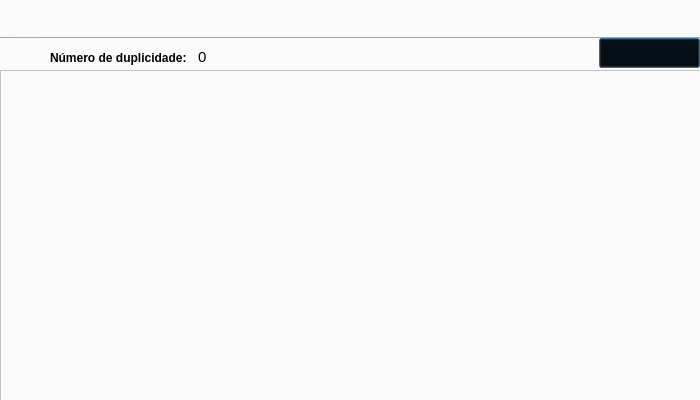
<?xml version="1.0" encoding="UTF-8"?>
<ui version="4.0">
 <class>ReportViewTable</class>
 <widget class="QDialog" name="ReportViewTable">
  <property name="geometry">
   <rect>
    <x>0</x>
    <y>0</y>
    <width>700</width>
    <height>400</height>
   </rect>
  </property>
  <property name="windowTitle">
   <string>Relatório</string>
  </property>
  <property name="styleSheet">
   <string notr="true">background:#FBFBFB;</string>
  </property>
  <widget class="QTableWidget" name="tableWidget">
   <property name="geometry">
    <rect>
     <x>0</x>
     <y>70</y>
     <width>701</width>
     <height>331</height>
    </rect>
   </property>
   <property name="styleSheet">
    <string notr="true"/>
   </property>
  </widget>
  <widget class="QPushButton" name="generateButton">
   <property name="geometry">
    <rect>
     <x>599</x>
     <y>38</y>
     <width>101</width>
     <height>30</height>
    </rect>
   </property>
   <property name="font">
    <font>
     <family>Segoe UI Semibold</family>
     <pointsize>11</pointsize>
     <weight>75</weight>
     <bold>true</bold>
    </font>
   </property>
   <property name="styleSheet">
    <string notr="true">background: transparent;</string>
   </property>
   <property name="text">
    <string/>
   </property>
   <property name="icon">
    <iconset resource="../assets.qrc">
     <normaloff>:/imgs/assets/img/export-icon.png</normaloff>:/imgs/assets/img/export-icon.png</iconset>
   </property>
   <property name="iconSize">
    <size>
     <width>130</width>
     <height>30</height>
    </size>
   </property>
  </widget>
  <widget class="QLabel" name="amountDuplicity">
   <property name="geometry">
    <rect>
     <x>189</x>
     <y>47</y>
     <width>217</width>
     <height>19</height>
    </rect>
   </property>
   <property name="styleSheet">
    <string notr="true">color: #000;
margin-left: 5px;
font-size: 15px;
font-weight: normal;
</string>
   </property>
   <property name="text">
    <string>0</string>
   </property>
  </widget>
  <widget class="QPushButton" name="backButton">
   <property name="enabled">
    <bool>true</bool>
   </property>
   <property name="geometry">
    <rect>
     <x>2</x>
     <y>0</y>
     <width>36</width>
     <height>36</height>
    </rect>
   </property>
   <property name="autoFillBackground">
    <bool>false</bool>
   </property>
   <property name="styleSheet">
    <string notr="true">background:transparent;
border-radius: 50px;</string>
   </property>
   <property name="text">
    <string/>
   </property>
   <property name="icon">
    <iconset resource="../assets.qrc">
     <normaloff>:/imgs/assets/img/button-back.PNG</normaloff>:/imgs/assets/img/button-back.PNG</iconset>
   </property>
   <property name="iconSize">
    <size>
     <width>40</width>
     <height>40</height>
    </size>
   </property>
  </widget>
  <widget class="QLabel" name="duplicityicon">
   <property name="geometry">
    <rect>
     <x>10</x>
     <y>38</y>
     <width>31</width>
     <height>31</height>
    </rect>
   </property>
   <property name="styleSheet">
    <string notr="true"/>
   </property>
   <property name="text">
    <string/>
   </property>
   <property name="pixmap">
    <pixmap resource="../assets.qrc">:/imgs/assets/img/duplicity-icon.png</pixmap>
   </property>
   <property name="scaledContents">
    <bool>true</bool>
   </property>
  </widget>
  <widget class="QLabel" name="reportLogo">
   <property name="geometry">
    <rect>
     <x>280</x>
     <y>4</y>
     <width>140</width>
     <height>30</height>
    </rect>
   </property>
   <property name="styleSheet">
    <string notr="true">background:transparent;</string>
   </property>
   <property name="text">
    <string/>
   </property>
   <property name="pixmap">
    <pixmap resource="../assets.qrc">:/imgs/assets/img/report-logo.PNG</pixmap>
   </property>
   <property name="scaledContents">
    <bool>true</bool>
   </property>
   <property name="wordWrap">
    <bool>false</bool>
   </property>
  </widget>
  <widget class="QLabel" name="userIcon">
   <property name="geometry">
    <rect>
     <x>665</x>
     <y>8</y>
     <width>20</width>
     <height>22</height>
    </rect>
   </property>
   <property name="text">
    <string/>
   </property>
   <property name="pixmap">
    <pixmap resource="../assets.qrc">:/imgs/assets/img/user-icon.PNG</pixmap>
   </property>
   <property name="scaledContents">
    <bool>true</bool>
   </property>
  </widget>
  <widget class="QLabel" name="logo">
   <property name="geometry">
    <rect>
     <x>40</x>
     <y>3</y>
     <width>30</width>
     <height>30</height>
    </rect>
   </property>
   <property name="styleSheet">
    <string notr="true">background:transparent;</string>
   </property>
   <property name="text">
    <string/>
   </property>
   <property name="pixmap">
    <pixmap resource="../assets.qrc">:/imgs/assets/img/logo.PNG</pixmap>
   </property>
   <property name="scaledContents">
    <bool>true</bool>
   </property>
  </widget>
  <widget class="QLabel" name="nDuplicityLabel">
   <property name="geometry">
    <rect>
     <x>50</x>
     <y>48</y>
     <width>141</width>
     <height>20</height>
    </rect>
   </property>
   <property name="text">
    <string>&lt;b style=&quot;color: #000; size: 40px&quot;&gt;Número de duplicidade:&lt;b/&gt;</string>
   </property>
  </widget>
  <widget class="Line" name="line">
   <property name="geometry">
    <rect>
     <x>0</x>
     <y>28</y>
     <width>701</width>
     <height>20</height>
    </rect>
   </property>
   <property name="acceptDrops">
    <bool>false</bool>
   </property>
   <property name="autoFillBackground">
    <bool>false</bool>
   </property>
   <property name="styleSheet">
    <string notr="true">color:1C1C1C;</string>
   </property>
   <property name="orientation">
    <enum>Qt::Horizontal</enum>
   </property>
  </widget>
  <zorder>amountDuplicity</zorder>
  <zorder>nDuplicityLabel</zorder>
  <zorder>line</zorder>
  <zorder>duplicityicon</zorder>
  <zorder>generateButton</zorder>
  <zorder>backButton</zorder>
  <zorder>logo</zorder>
  <zorder>reportLogo</zorder>
  <zorder>userIcon</zorder>
  <zorder>tableWidget</zorder>
 </widget>
 <resources>
  <include location="../assets.qrc"/>
 </resources>
 <connections/>
</ui>
